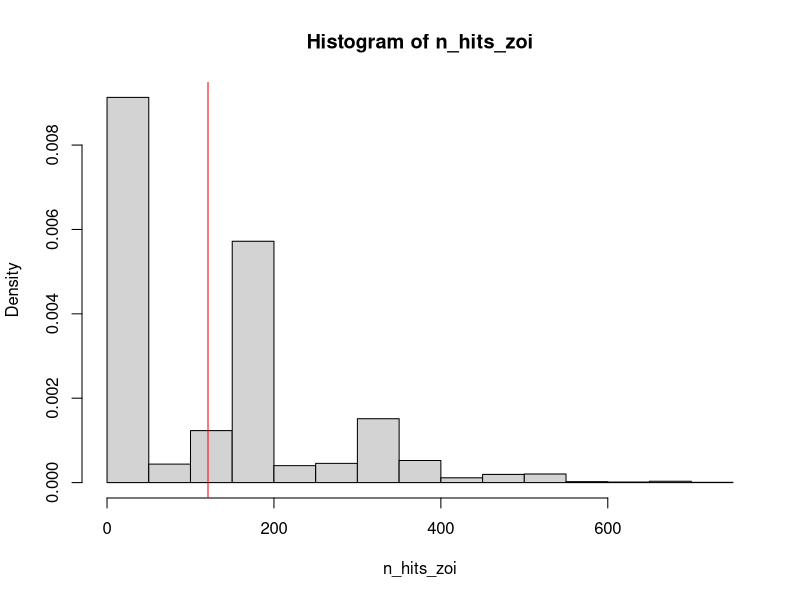
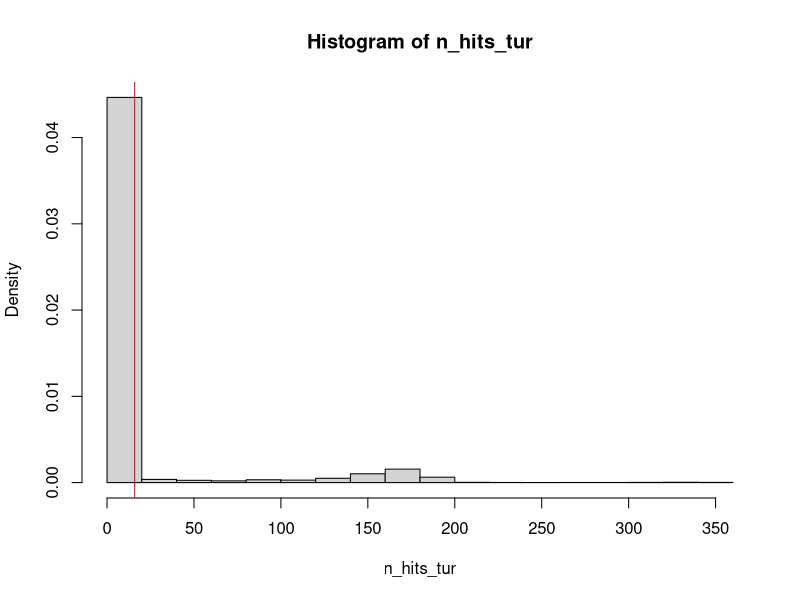
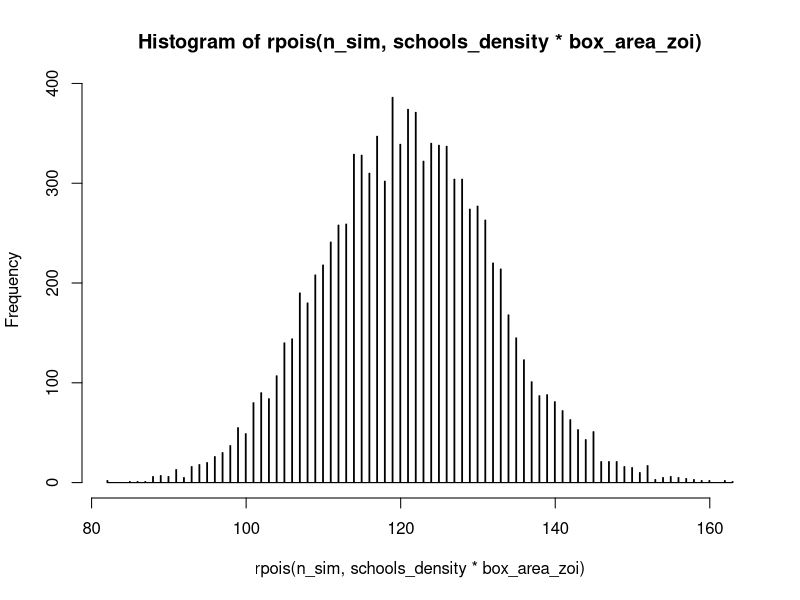
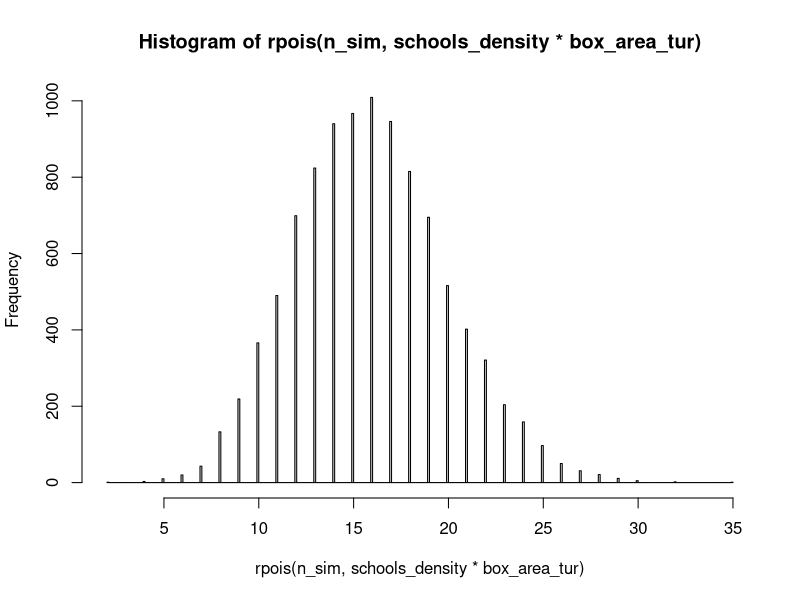

The R source for these figures, in order:
## Fish schooling simulation
## July 2022

library(dplyr)

width <- 1500 ## width of the transect
height <- 60 ## height of the transect
n <- rpois(1, 10) ## number of schools

## defining the zone of influence
xleft_zoi = 700
xright_zoi = 900
ybottom_zoi = 0
ytop_zoi = 40
box_area_zoi = (xright_zoi - xleft_zoi) * (ytop_zoi - ybottom_zoi)

## determines if a fish is within the zone of influence
in_box_zoi <- function(x, y) {
  (x > xleft_zoi) & (x < xright_zoi) & (y > ybottom_zoi) & (y < ytop_zoi)
}

## defining the turbine
xleft_tur = 755
xright_tur = 790
ybottom_tur = 0
ytop_tur = 30
box_area_tur = (xright_tur - xleft_tur) * (ytop_tur - ybottom_tur)

## determines if a fish is within the turbine structure
in_box_tur <- function(x, y) {
  (x > xleft_tur) & (x < xright_tur) & (y > ybottom_tur) & (y < ytop_tur)
}

## repeats the simulation and keeping track of how many fish land in each box
n_sim = 10000
n_hits_zoi = rep(0, n_sim)
n_hits_tur = rep(0, n_sim)

## determines the seed locations for each school
for (j in 1:n_sim) {
  x = runif(n, 0, width)
  y = runif(n, 0, height)
  
  n_fish <- rpois(n, 170) ## generates a random number of fish per school
  
  a <-list() ## creates a list
  
  for (i in 1:n) {
    a[[i]] <- as.data.frame(matrix(NA, nrow = n_fish[i], ncol = 2)) ## each list being a dataframe
    colnames(a[[i]]) <- c("x", "y") ## naming columns
    a[[i]][, 1] <- rnorm(n_fish[i], x[i], 2) ## generates random x locations for the random number of fish
    a[[i]][, 2] <- rnorm(n_fish[i], y[i], 2) ## generates random y locations for the random number of fish
  }
  
  fishes_all <- bind_rows(a) ## bind entire list into single data frame
  
  fish_vec <- matrix(NA, nrow = n, ncol = 1) ## creates an empty vector
  
  for (k in 1:n) {
    fish_vec[k] <- nrow(a[[k]]) ## singles out how many fish are within each school
  }
  
  total_fish <- sum(fish_vec) ## sums the total number of fish
  
  schools_density = total_fish / (width * height) ## finds the density based on total fish and domain
  
  n_hits_zoi[j] = sum(in_box_zoi(fishes_all[,1], fishes_all[,2])) ## summing the number of fish in the zone of influence across simulation
  n_hits_tur[j] = sum(in_box_tur(fishes_all[,1], fishes_all[,2])) ## summing the number of fish in the turbine structure across simulation
}

hist(n_hits_zoi, freq=F) ## plotting the frequency of hits in the zone of influence
abline(v=schools_density*box_area_zoi, col='red') ## expected number of hits 

hist(n_hits_tur, freq=F) ## plotting the frequency of hits
abline(v=schools_density*box_area_tur, col='red') ## expected number of hits

## same results from a Poisson distribution
hist(rpois(n_sim, schools_density*box_area_zoi), breaks=max(n_hits_zoi) - 0.5)
hist(rpois(n_sim, schools_density*box_area_tur), breaks=max(n_hits_tur) - 0.5)
